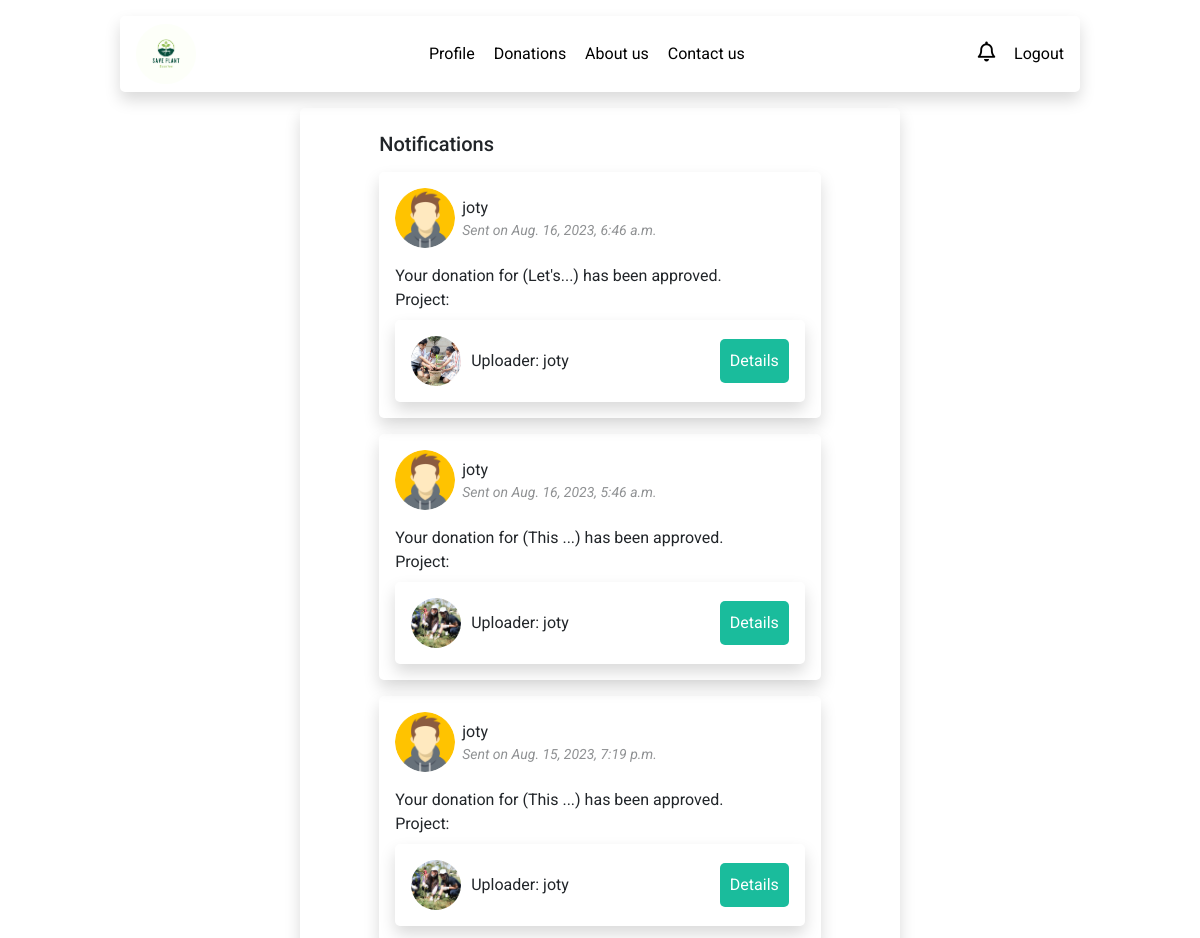
/notifications (signed in), run on the app's committed database.
### my_app/models.py (models this page shows, shortened)
class UserNotification(models.Model):
    sender = models.ForeignKey(User, related_name='notification_sender', on_delete=models.CASCADE)
    receiver = models.ForeignKey(User, related_name='notification_receiver', on_delete=models.CASCADE)
    notification = models.TextField()
    project = models.ForeignKey(Post, null=True, on_delete=models.SET_NULL)
    is_active = models.BooleanField(default=True)
    created_at = models.DateTimeField(auto_now_add=True, null=True)

class User(AbstractUser):
    email = models.EmailField(unique=True)
    image = models.ImageField(default='avatar.png', null=True, upload_to='user_images')
    description = models.TextField(null=True)
    USERNAME_FIELD = 'email'
    REQUIRED_FIELDS = ['username']

class Post(models.Model):
    description = models.TextField(default='', blank=True)
    image = models.ImageField(default='tree_plantation_1.jpg', upload_to='post_images')
    category = models.ForeignKey(Category, null=True, on_delete=models.SET_NULL)
    created_at = models.DateField(auto_now_add=True)
    is_active = models.BooleanField(default=True)
    uploader = models.ForeignKey(User, on_delete=models.CASCADE, related_name='uploader')

### my_app/views.py (the view)
# urls.py: path('notifications', views.notifications, name='notifications')
@login_required(login_url='login')
def notifications(request):
    all_notifications = UserNotification.objects.filter(receiver=request.user).order_by('-id')
    for notification in all_notifications:
        if notification.is_active:
            notification.is_active=False
            notification.save()
    return render(request, 'my_app/notifications.html', {
        'all_notifications': all_notifications
    })

### my_app/templatetags/number_of_notifications.py (called while the page is built)
@register.filter
def total_notifications(user_id):
    receiver = User.objects.get(id=user_id)
    notifications = UserNotification.objects.filter(receiver=receiver, is_active=True)
    return len(notifications)

### my_app/templates/my_app/notifications.html (shortened to what this page needs)
{% extends 'my_app/base.html' %} {% load static %} {% block content %}
<div class="profile-user-details shadow p-4 mt-3" style="margin: 0 auto">
  <div class="profile-user-projects" style="width: 80%; margin: 0 auto">
    {% if all_notifications %}
    <h5 class="mb-3">Notifications</h5>
    {% for notification in all_notifications %}
    <div class="profile-user-project-card shadow p-3 mb-3">
      <div class="d-flex align-items-center justify-content-between">
        <div class="d-flex align-items-center">
          <div class="profile-user-project-card-image-container">
            <img src="{{notification.sender.image.url}}" alt="" />
          </div>
          <div>
            <p>{{notification.sender.username}}</p>
            <p style="opacity: 0.5; font-style: italic; font-size: 14px">
              Sent on {{notification.created_at}}
            </p>
          </div>
        </div>
      </div>
      <div class="donation-info mt-3">
        <p>{{notification.notification}}</p>
        <p class="mb-2">Project:</p>
        <div
          class="donated-project shadow p-3 d-flex align-items-center justify-content-between"
        >
          <div class="d-flex align-items-center">
            <div class="donated_project_image">
              <img src="{{notification.project.image.url}}" />
            </div>
            <p>Uploader: {{notification.sender.username}}</p>
          </div>
          <a
            href="{% url 'post_detail' notification.project.id %}"
            class="add-new-post__btn"
            >Details</a
          >
        </div>
      </div>
    </div>
    {% endfor %} {% endif %}
  </div>
  {%endblock content %}

### my_app/static/my_app/css/index.css (style rules this page uses)
* { margin: 0; padding: 0; box-sizing: border-box; }
body { font-family: "Roboto", sans-serif; }
p { margin-bottom: 0; }
.add-new-post__btn { text-decoration: none; color: #fff; background-color: #1abc9c; padding: 10px; border-radius: 5px; }
.profile-user-details, .profile-user-projects { width: 50%; }
.profile-user-details, .profile-user-projects { border-radius: 5px; }
.profile-user-details { position: sticky; top: 90px; }
.profile-user-project-card { border-radius: 5px; }
.profile-user-project-card-image-container { width: 60px; height: 60px; overflow: hidden; border-radius: 100%; margin-right: 7px; }
.profile-user-project-card-image-container img { width: 100%; height: 100%; object-fit: cover; }
.donated-project { border-radius: 5px; }
.donated_project_image { width: 50px; height: 50px; border-radius: 100%; overflow: hidden; margin-right: 10px; }
.donated_project_image img { width: 100%; height: 100%; object-fit: cover; }

### data on the page
UserNotification: sender.image (placeholder picture), sender.username "joty", created_at "Aug. 16, 2023, 6:46 a.m.", notification "Your donation for (Let's...) has been approved.", project.image (picture)
UserNotification: sender.image (placeholder picture), sender.username "joty", created_at "Aug. 16, 2023, 5:46 a.m.", notification "Your donation for (This ...) has been approved.", project.image (picture)
UserNotification: sender.image (placeholder picture), sender.username "joty", created_at "Aug. 15, 2023, 7:19 p.m.", notification "Your donation for (This ...) has been approved.", project.image (picture)
